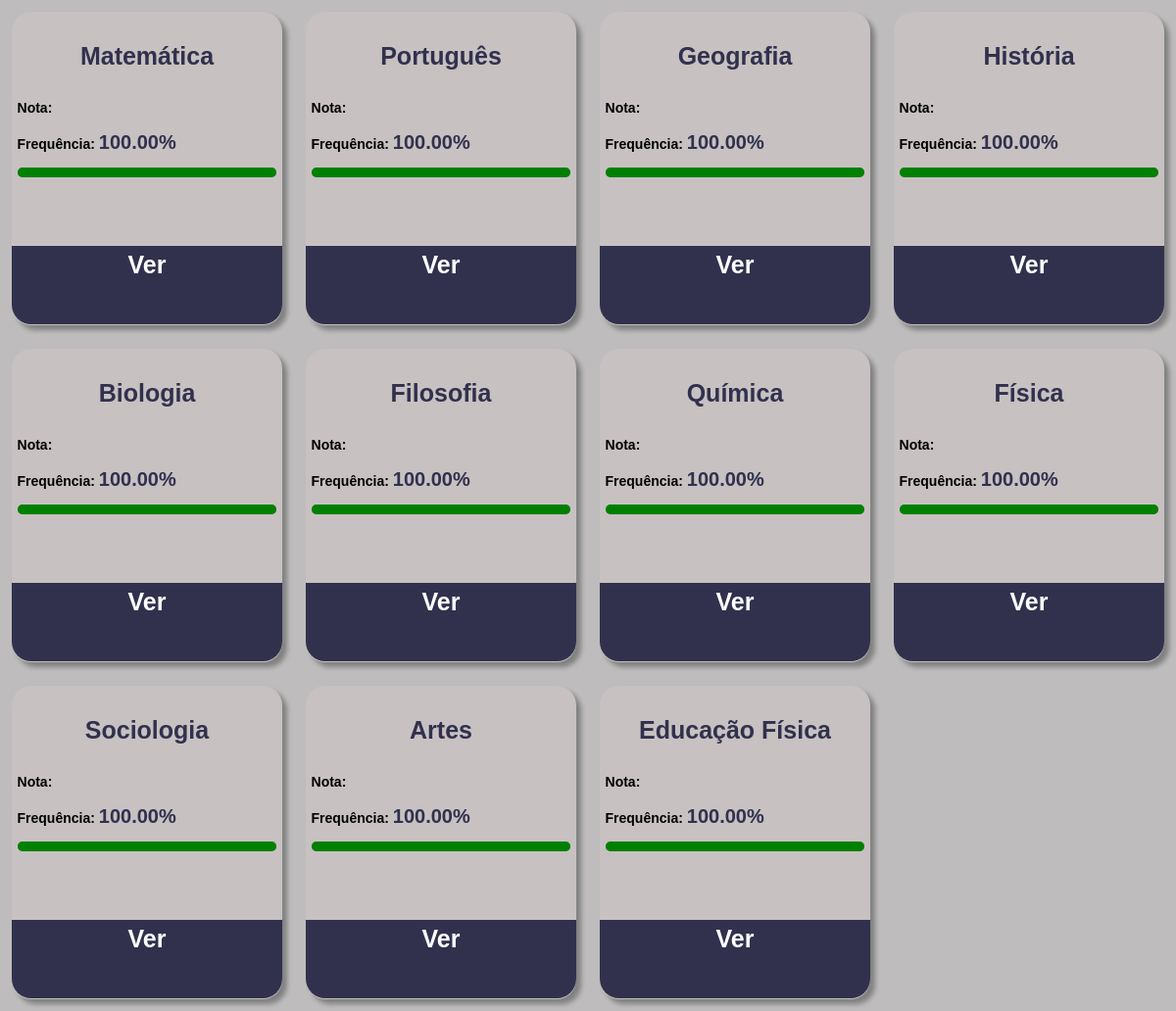
The page /Alunos/materias.php (signed in) on the database its author committed.
### tables this page shows
CREATE TABLE `materias` (
  `id` int(5) NOT NULL,
  `nome` varchar(30) NOT NULL,
  `quant_aulas` int(3) NOT NULL
);

### BackEnd/conexao.php (called while the page is built, shortened)
<?php
class Conexao
{
    private $host = "localhost";
    private $port = "3306";
    private $user = "root";
    private $pass = "";
    private $dbName = "escola_db";
    private $pdo = null;
    public function __construct()
    {
        try {
            $this->pdo = new PDO("mysql:dbname=$this->dbName;host=$this->host;port=$this->port", $this->user, $this->pass);
        } catch (Exception $e) {
            $this->errorCode = $e->getCode();
            error_log(date("d-m-Y H:i:s")." - Falha ao conectar com o banco, código: '" . $e->getCode() . "', Erro: '" . $e->getMessage() . "'.\n", 3, "C:\\xampp\PhpSiteEscolaErrorsLog.log");
        }
    }
    public function executar($sql, $fullObject = false, $autoExec = true)
    {
        $stmt = $this->pdo->prepare($sql);
        if($autoExec || !$fullObject)
            $stmt->execute();
        if ($fullObject) {
            return $stmt;
        } else {
            $result = $stmt->fetchAll();
            return $result;
        }
    }
}

### Alunos/materias.php (the view, shortened to what this page needs)
<?php
require_once('../BackEnd/conexao.php');
$db = new Conexao();
$raUsuario = getIdRa();
$result = $db->executar("SELECT a.id FROM alunos AS a JOIN usuarios AS u ON a.ra = u.ra WHERE u.ra = $raUsuario;");
$idUser = $result[0][0];
?>
<!DOCTYPE html>
<html lang="pt-br">
<head>
    <link rel="stylesheet" href="../index.css">
    <link rel="stylesheet" href="cadastros.css">
</head>
<body>
    <div class="inicio">
        <?php
        $result = $db->executar("SELECT id , nome FROM materias");
        foreach ($result as $materias) {
            $frequencia = 100;
            $idMateria = $materias['id'];
            $nomeMateria = $materias['nome'];
            $result = $db->executar("SELECT SUM(nota) AS notas FROM notas AS n JOIN alunos AS a ON n.id_aluno = a.id JOIN materias AS m ON n.id_materia = m.id WHERE a.id = $idUser AND n.id_materia = $idMateria");
            $notas = $result[0][0];
        ?>
            <div class="painel">
                <div class="conteudo">
                    <h3> <?php echo $nomeMateria ?></h3>
                    <p>Nota: <span> <?php echo $notas ?></span></p>
                    <p>Frequência: <span class="frequencia"> <?php echo number_format($frequencia,2) ?>%</span><span>
                            <div class="progressBar">
                                <div class="progress<?php echo $idMateria;?>" style="width: <?php echo $frequencia?>%"></div>
                            </div>
                        </span></p>
                </div>
                <a href='infoMaterias.php?id=<?php echo $idMateria?>' class='ver' name=''>Ver</a>
            </div>
        <?php
        }
        ?>
    </div>
</body>
</html>

### index.css (style rules this page uses)
* { font-family: 'Lucida Sans', 'Lucida Sans Regular', 'Lucida Grande', 'Lucida Sans Unicode', Geneva, Verdana, sans-serif; box-sizing: border-box; font-weight: 700; }
body { margin: 0; display: flex; }
.painel { border-radius: 20px; box-shadow: 5px 5px 5px gray; width: 23%; height: 40vh; display: flex; flex-flow: row wrap; margin: 1%; background-color: rgb(199, 193, 193); }
.inicio { display: flex; flex-flow: row wrap; width: 100%; }
.painel h3 { text-align: center; color: rgb(49, 49, 78); font-size: 25px; }
.painel p { font-size: 14px; }
.conteudo { width: 100%; overflow: hidden; height: 29vh; padding: 2%; }
.conteudo span { color: rgb(49, 49, 78); font-size: 20px; }
.ver { width: 100%; color: white; height: 10vh; text-align: center; border-radius: 0px 0px 20px 20px; margin-top: 2%; background-color: rgb(49, 49, 78); font-size: 25px; padding: 2%; text-decoration: none; }

### Gerente/cadastros.css (style rules this page uses)
body { background-color: rgb(190, 188, 188); }

### Alunos/materias.php (style rules this page uses)
.progressBar { width: 100%; height: 10px; position: relative; border-radius: 50px; background-color: gray; }

### rows shown on the page
materias: nome "Matemática", frequencia "100.00", $idMateria 1 (drawn)
materias: nome "Português", frequencia "100.00", $frequencia 100 (drawn)
materias: nome "Geografia", frequencia "100.00", $frequencia 100 (drawn)
materias: nome "História", frequencia "100.00", $frequencia 100 (drawn)
materias: nome "Biologia", frequencia "100.00", $frequencia 100 (drawn)
materias: nome "Filosofia", frequencia "100.00", $frequencia 100 (drawn)
materias: nome "Química", frequencia "100.00", $frequencia 100 (drawn)
materias: nome "Física", frequencia "100.00", $frequencia 100 (drawn)
materias: nome "Sociologia", frequencia "100.00", $frequencia 100 (drawn)
materias: nome "Artes", frequencia "100.00", $idMateria 10 (drawn)
materias: nome "Educação Física", frequencia "100.00", $frequencia 100 (drawn)
